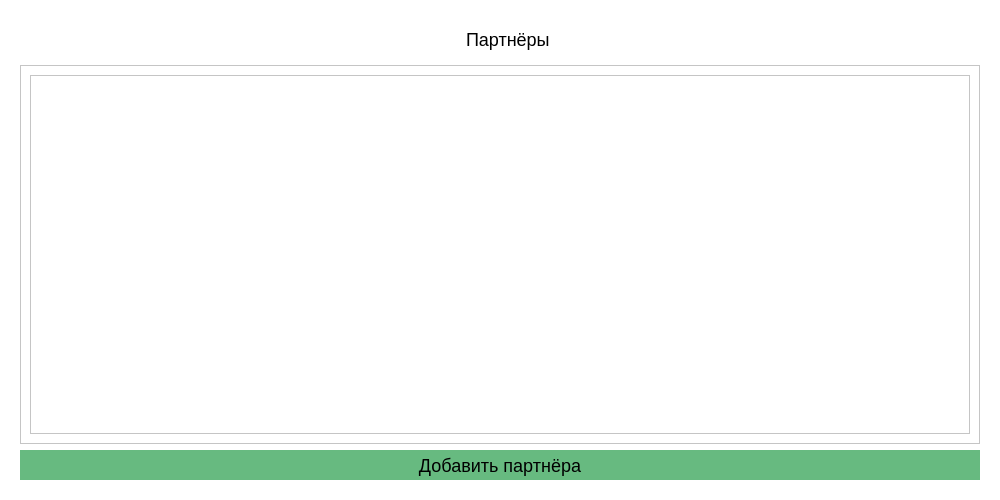
<?xml version="1.0" encoding="UTF-8"?>
<ui version="4.0">
 <class>PartnersPage</class>
 <widget class="QWidget" name="PartnersPage">
  <property name="geometry">
   <rect>
    <x>0</x>
    <y>0</y>
    <width>1000</width>
    <height>500</height>
   </rect>
  </property>
  <property name="sizePolicy">
   <sizepolicy hsizetype="Fixed" vsizetype="Fixed">
    <horstretch>0</horstretch>
    <verstretch>0</verstretch>
   </sizepolicy>
  </property>
  <property name="minimumSize">
   <size>
    <width>0</width>
    <height>0</height>
   </size>
  </property>
  <property name="windowTitle">
   <string>Form</string>
  </property>
  <property name="autoFillBackground">
   <bool>false</bool>
  </property>
  <property name="styleSheet">
   <string notr="true">QWidget{background: white;
font-size: 18px}</string>
  </property>
  <layout class="QVBoxLayout" name="verticalLayout_2">
   <item>
    <widget class="QWidget" name="verticalWidget" native="true">
     <layout class="QVBoxLayout" name="verticalLayout">
      <item>
       <widget class="QWidget" name="horizontalWidget" native="true">
        <property name="sizePolicy">
         <sizepolicy hsizetype="Preferred" vsizetype="Preferred">
          <horstretch>0</horstretch>
          <verstretch>0</verstretch>
         </sizepolicy>
        </property>
        <property name="maximumSize">
         <size>
          <width>16777215</width>
          <height>100</height>
         </size>
        </property>
        <layout class="QHBoxLayout" name="horizontalLayout_2">
         <property name="sizeConstraint">
          <enum>QLayout::SizeConstraint::SetMaximumSize</enum>
         </property>
         <property name="leftMargin">
          <number>1</number>
         </property>
         <property name="rightMargin">
          <number>1</number>
         </property>
         <item>
          <spacer name="horizontalSpacer">
           <property name="orientation">
            <enum>Qt::Orientation::Horizontal</enum>
           </property>
           <property name="sizeHint" stdset="0">
            <size>
             <width>40</width>
             <height>20</height>
            </size>
           </property>
          </spacer>
         </item>
         <item>
          <widget class="QLabel" name="label_3">
           <property name="maximumSize">
            <size>
             <width>50</width>
             <height>50</height>
            </size>
           </property>
           <property name="text">
            <string/>
           </property>
           <property name="pixmap">
            <pixmap>../icons/Master_pol.png</pixmap>
           </property>
           <property name="scaledContents">
            <bool>true</bool>
           </property>
          </widget>
         </item>
         <item>
          <widget class="QLabel" name="label_4">
           <property name="text">
            <string>Партнёры</string>
           </property>
          </widget>
         </item>
         <item>
          <spacer name="horizontalSpacer_2">
           <property name="orientation">
            <enum>Qt::Orientation::Horizontal</enum>
           </property>
           <property name="sizeHint" stdset="0">
            <size>
             <width>40</width>
             <height>20</height>
            </size>
           </property>
          </spacer>
         </item>
        </layout>
       </widget>
      </item>
      <item>
       <widget class="QScrollArea" name="scrollArea">
        <property name="sizePolicy">
         <sizepolicy hsizetype="Expanding" vsizetype="Expanding">
          <horstretch>0</horstretch>
          <verstretch>0</verstretch>
         </sizepolicy>
        </property>
        <property name="widgetResizable">
         <bool>true</bool>
        </property>
        <widget class="QWidget" name="scrollAreaWidgetContents">
         <property name="geometry">
          <rect>
           <x>0</x>
           <y>0</y>
           <width>962</width>
           <height>352</height>
          </rect>
         </property>
         <layout class="QVBoxLayout" name="verticalLayout_3">
          <item>
           <widget class="QListWidget" name="listWidget"/>
          </item>
         </layout>
        </widget>
       </widget>
      </item>
      <item>
       <widget class="QPushButton" name="addPartnerButton">
        <property name="minimumSize">
         <size>
          <width>0</width>
          <height>30</height>
         </size>
        </property>
        <property name="cursor">
         <cursorShape>PointingHandCursor</cursorShape>
        </property>
        <property name="styleSheet">
         <string notr="true">background-color: #67BA80; border: none</string>
        </property>
        <property name="text">
         <string>Добавить партнёра</string>
        </property>
       </widget>
      </item>
     </layout>
    </widget>
   </item>
  </layout>
 </widget>
 <resources/>
 <connections/>
</ui>
